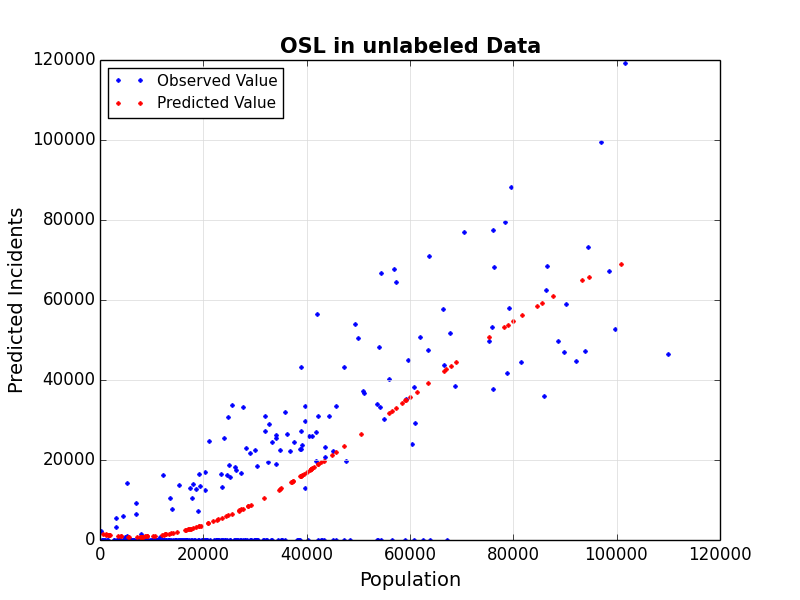

Recreate this plot in Python.
import numpy as np
import matplotlib.pyplot as plt
import csv

myflie = open('labeled_data.csv','r')
header = myflie.readline()
zipcodes = []
population = []
incidents = []

for line in myflie:
	temp_data = line.split(",")
	zipcodes.append(temp_data[0])
	population.append(int(float(temp_data[1])))
	incidents.append(int(float(temp_data[2])))
myflie.close()

myflie = open('unlabeled_data.csv','r')
header = myflie.readline()
population_predictor = []
for line in myflie:
	temp_data = line.split(",")
	population_predictor.append(int(float(temp_data[1])))
myflie.close

coefficient= np.polyfit(population,incidents,3)
fitting = np.poly1d(coefficient)
incidents_predictor=fitting(population_predictor) 

with open('output.csv', 'w') as f:
    rows = csv.writer(f, delimiter = ',')
    rows.writerow(['Zip Code', 'Population', 'Predicted Incidents'])
    rows.writerows(zip(zipcodes, population, incidents_predictor))

fig = plt.figure()
graph = fig.add_subplot(1,1,1)
plt.title("OSL in unlabeled Data", fontsize = 15, fontweight='bold')
#label the axes of x and y, add the title for the both graphs
graph.plot(population,incidents,'.',ms=5,color='blue', label = 'Observed Value')
graph.plot(population_predictor,incidents_predictor,'.',ms=5,color='red', label = 'Predicted Value')
plt.xlabel("Population", fontsize = 14)
plt.ylabel("Predicted Incidents", fontsize=14)
plt.grid(which = 'both', color = '0.85', linestyle = '-')
plt.legend(loc = 'upper left', prop={'size':11})

plt.savefig('problemD.png')
plt.show()
